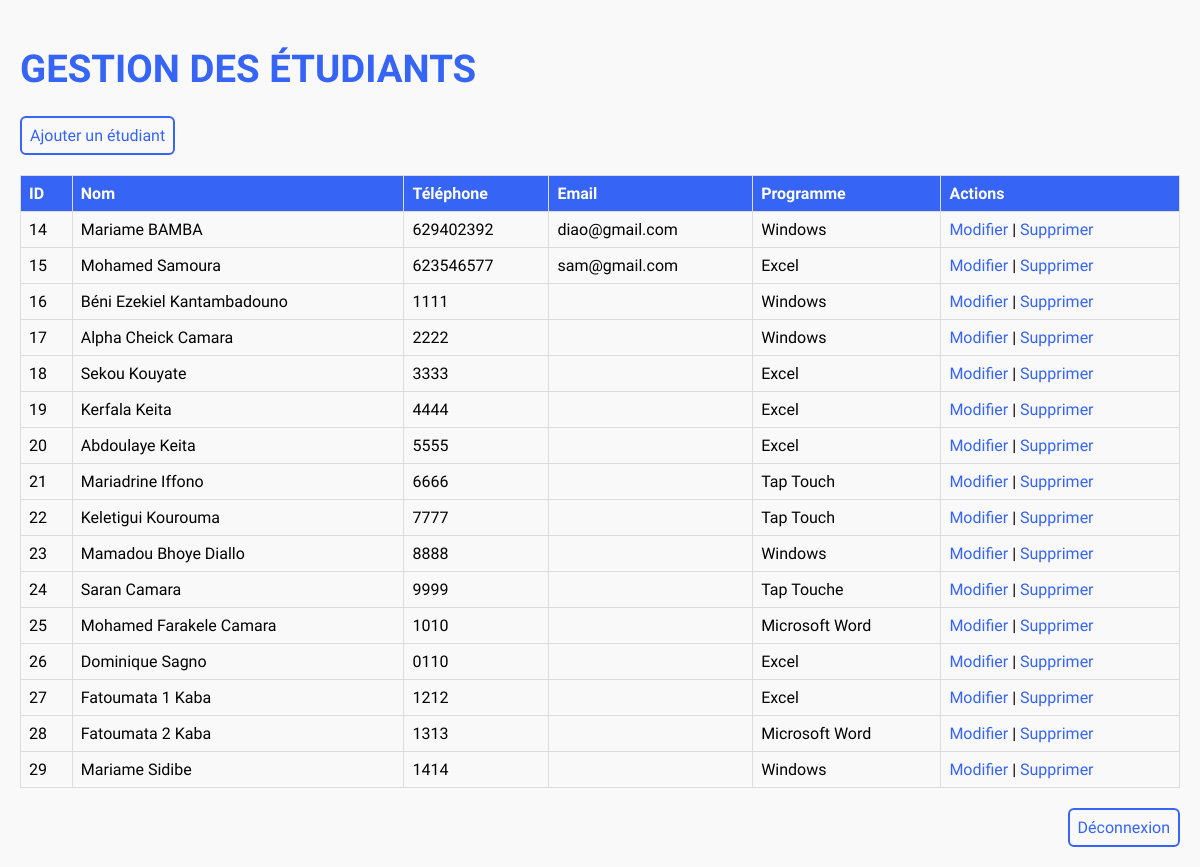
The page / (signed in) on the database its author committed.
### tables this page shows
CREATE TABLE students (
                    id INTEGER PRIMARY KEY AUTOINCREMENT,
                    name TEXT NOT NULL,
                    phone TEXT NOT NULL,
                    email TEXT,
                    classe TEXT
                );

### app.py (the view)
@app.route('/')
@login_required
def index():
    conn = sqlite3.connect('students.db')
    c = conn.cursor()
    c.execute('SELECT * FROM students')
    students = c.fetchall()
    conn.close()
    return render_template('index.html', students=students)

### app.py (called while the page is built)
def login_required(f):
    @wraps(f)
    def decorated_function(*args, **kwargs):
        if 'user' not in session:
            return redirect(url_for('login'))  # Redirection si pas connecté
        return f(*args, **kwargs)
    return decorated_function

### templates/index.html (shortened to what this page needs)
<!DOCTYPE html>
<html>
<head>
    <link rel="stylesheet" href="/static/css/style.css">
</head>
<body>
    <div class="header">
        <h1>Gestion des étudiants</h1>
        <a href="/add">Ajouter un étudiant</a>
    </div>
    <div class="tableau">
        <table>
            <tr>
                <th>ID</th>
                <th>Nom</th>
                <th>Téléphone</th>
                <th>Email</th>
                <th>Programme</th>
                <th>Actions</th>
            </tr>
            {% for student in students %}
            <tr>
                <td>{{ student[0] }}</td>
                <td>{{ student[1] }}</td>
                <td>{{ student[2] }}</td>
                <td>{{ student[3] }}</td>
                <td>{{ student[4] }}</td>
                <td>
                    <a href="/edit/{{ student[0] }}">Modifier</a> |
                    <a href="/delete/{{ student[0] }}">Supprimer</a>
                </td>
            </tr>
            {% endfor %}
        </table>
        <a href="{{ url_for('logout') }}" id="lien">Déconnexion</a>
    </div>
</body>
</html>

### static/css/style.css (style rules this page uses)
body { font-family: 'K2D',Arial, sans-serif; margin: 20px; background-color: #f9f9f9; }
.header { display: flex; flex-direction: column; }
h1 { font-size: 2.4em; color: #3664f4; text-transform: uppercase }
.header a { text-decoration: none; color: #3664f4; border: #3664f4 solid 2px; padding: 8px; border-radius: 6px; margin-right: auto; }
table { width: 100%; border-collapse: collapse; margin-top: 20px; margin-bottom: 20px; }
th, td { border: 1px solid #ddd; padding: 8px; text-align: left; }
th { background-color: #3664f4; color: white; }
table a { text-decoration: none; color: #3664f4; }
#lien { text-decoration: none; color: #3664f4; border: #3664f4 solid 2px; padding: 8px; border-radius: 6px; margin-left: auto; }
.tableau { display: flex; flex-direction: column; }

### rows shown on the page
students: id "14", name "Mariame BAMBA", phone "629402392", email "diao@gmail.com", classe "Windows"
students: id "15", name "Mohamed Samoura", phone "623546577", email "sam@gmail.com", classe "Excel"
students: id "16", name "Béni Ezekiel Kantambadouno", phone "1111", classe "Windows"
students: id "17", name "Alpha Cheick Camara", phone "2222", classe "Windows"
students: id "18", name "Sekou Kouyate", phone "3333", classe "Excel"
students: id "19", name "Kerfala Keita", phone "4444", classe "Excel"
students: id "20", name "Abdoulaye Keita", phone "5555", classe "Excel"
students: id "21", name "Mariadrine Iffono", phone "6666", classe "Tap Touch"
students: id "22", name "Keletigui Kourouma", phone "7777", classe "Tap Touch"
students: id "23", name "Mamadou Bhoye Diallo", phone "8888", classe "Windows"
students: id "24", name "Saran Camara", phone "9999", classe "Tap Touche"
students: id "25", name "Mohamed Farakele Camara", phone "1010", classe "Microsoft Word"
students: id "26", name "Dominique Sagno", phone "0110", classe "Excel"
students: id "27", name "Fatoumata 1 Kaba", phone "1212", classe "Excel"
students: id "28", name "Fatoumata 2 Kaba", phone "1313", classe "Microsoft Word"
students: id "29", name "Mariame Sidibe", phone "1414", classe "Windows"
